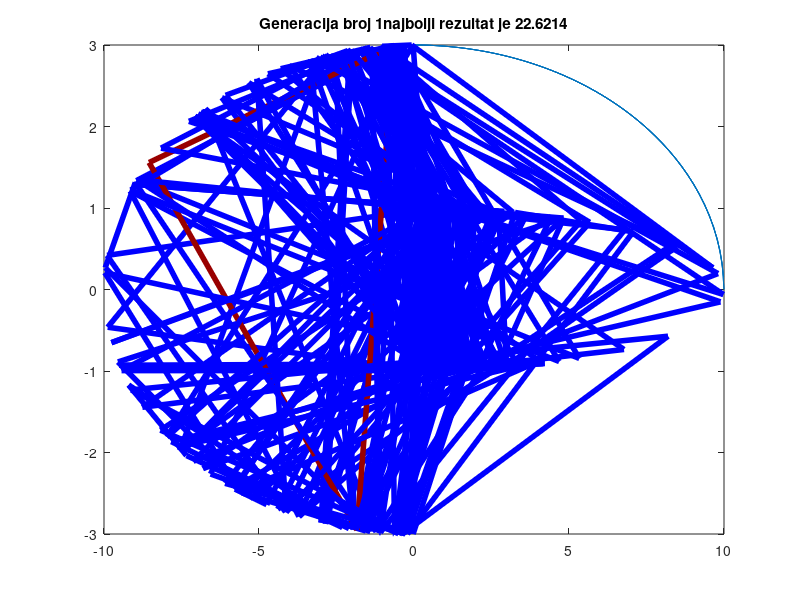

This figure's MATLAB source:
function primerGA

% primena GA za ordredjivanje trougla maksimalne povrsine za zadatu eilipsu
% (x/a)^2 + (y/b)^2 = 1

close all; clear all
% definisanje parametara GA
% duzina hromozoma L
N = 100; L = 36; pc = 0.85; pm = 0.002; G = 0.8;
% definisanje parametara elipse
a = 10; b = 3; a2 = a * a; b2 = b * b;

uslov = 0;  % uslov za zavrsetak GA
brgen = 1;  % broj generacija

while uslov == 0
    if brgen == 1
        for i = 1:N
            tmp = rand;
            gennov(i, 1:L) = dec2bin(round(tmp * (2^L-1)), L)
        end
    end
    
    % evaluacija generacije
    for i = 1:N
        % Tacke 1,2,3 - broj izmedju [0-2pi]
        T1(i) = bin2dec(gennov(i, 1 : L/3)) / (2^(L/3)-1) * 2 *pi;
        T2(i) = bin2dec(gennov(i, L/3+1 : 2*L/3)) / (2^(L/3)-1) * 2 *pi;
        T3(i) = bin2dec(gennov(i, 2*L/3 : L)) / (2^(L/3)-1) * 2 *pi;
        
        if T1(i) < pi/2 | T1(i) > 3*pi/2
            x = sqrt(1/(1/a2 + tan(T1(i))^2));
        else
            x = -sqrt(1/(1/a2 + tan(T1(i))^2 / b2));
        end
        x1(i) = x; y1(i) = x1(i) * tan(T1(i));
        
        if T2(i) < pi/2 | T2(i) > 3*pi/2
            x = sqrt(1/(1/a2 + tan(T2(i))^2));
        else
            x = -sqrt(1/(1/a2 + tan(T2(i))^2 / b2));
        end
        x2(i) = x; y2(i) = x2(i) * tan(T2(i));

        if T3(i) < pi/2 | T3(i) > 3*pi/2
            x = sqrt(1/(1/a2 + tan(T3(i))^2));
        else
            x = -sqrt(1/(1/a2 + tan(T3(i))^2 / b2));
        end
        x3(i) = x; y3(i) = x3(i) * tan(T3(i));
        
        aa = sqrt((x2(i) - x1(i))^2 + (y2(i) - y1(i))^2);
        bb = sqrt((x3(i) - x1(i))^2 + (y3(i) - y1(i))^2);
        cc = sqrt((x2(i) - x3(i))^2 + (y2(i) - y3(i))^2);
        
        % poluobim
        ss = (aa + bb + cc) / 2;

        f(i) = sqrt(ss * (ss-aa) * (ss-bb) * (ss-cc));
        
        % f(i) kriterijumska funkcija je Heronov obrazac
    end

    % prikaz elipse i trougla
    elipsa = [];
    for i = 1:200
        teta = (1-i) * 2 * pi / 199;
        xx = 1/ (1/a2 + tan(teta)^2 / b2);
        xx = sqrt(xx);
        yy = xx * tan(teta);

        if teta < pi
            yy = abs(yy);
        else
            xx = yy / tan(teta);
        end
        elipsa = [ elipsa ; xx yy ];
    end
    
    figure(1); plot(elipsa(:,1), elipsa(:,2)); hold on;
        
    for i = 1:N
        if f(i) == max(f)
            plot([x1(i) x2(i) x3(i) x1(i) ], [ y1(i) y2(i) y3(i) y1(i) ], 'LineWidth', 4, 'color', [0.6 0 0]);
            hold on;
        else
            plot([x1(i) x2(i) x3(i) x1(i) ], [ y1(i) y2(i) y3(i) y1(i) ], 'LineWidth', 4, 'color', 'b');
            hold on;
        end
    end
    title (['Generacija broj ', num2str(brgen), 'najbolji rezultat je ', num2str(max(f))]);
    
    fmax(brgen) = max(f)
    uslov = 1;
end

end

            